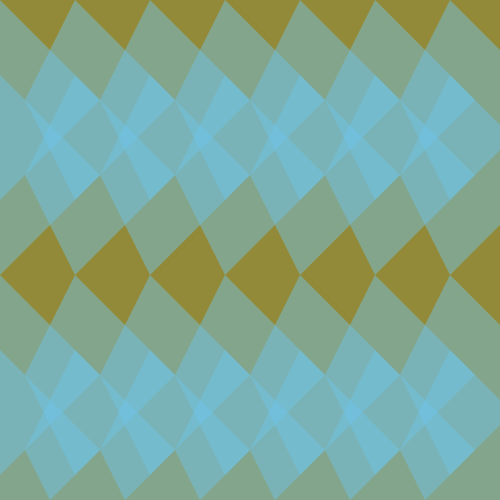
Frame 1 (no input)
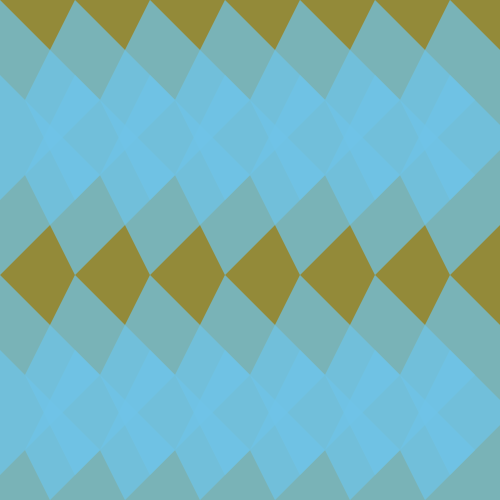
Frame 2 (the mouse pressed at the canvas centre, redrawn once)

The Processing sketch that drew these frames (run headless with seeded random() and noise(); the mouse was pressed at the canvas centre and the sketch redrawn once):

// Processing sketch: processing_163470
// ── processing_163470.pde



void setup() {
  size(500,500);
  background(147,138,57);
  noLoop();
}

void draw(){
  diamond(0,0);
  diamond(75,0);
  diamond(150,0);
  diamond(225,0);
  diamond(300,0);
  diamond(375,0);
  diamond(450,0);
  diamond(0,75);
  diamond(75,75);
  diamond(150,75);
  diamond(225,75);
  diamond(300,75);
  diamond(375,75);
  diamond(450,75);
  diamond(0,275);
  diamond(75,275);
  diamond(150,275);
  diamond(225,275);
  diamond(300,275);
  diamond(375,275);
  diamond(450,275);
  diamond(0,350);
  diamond(75,350);
  diamond(150,350);
  diamond(225,350);
  diamond(300,350);
  diamond(375,350);
  diamond(450,350);
}

void diamond(int x, int y) {
  noStroke();
  fill(111,196,232,120);
  beginShape();
  vertex(x,y);
  vertex(x+100,y+100);
  vertex(x,y+200);
  vertex(x-50,y+100);
  endShape(CLOSE);
}
